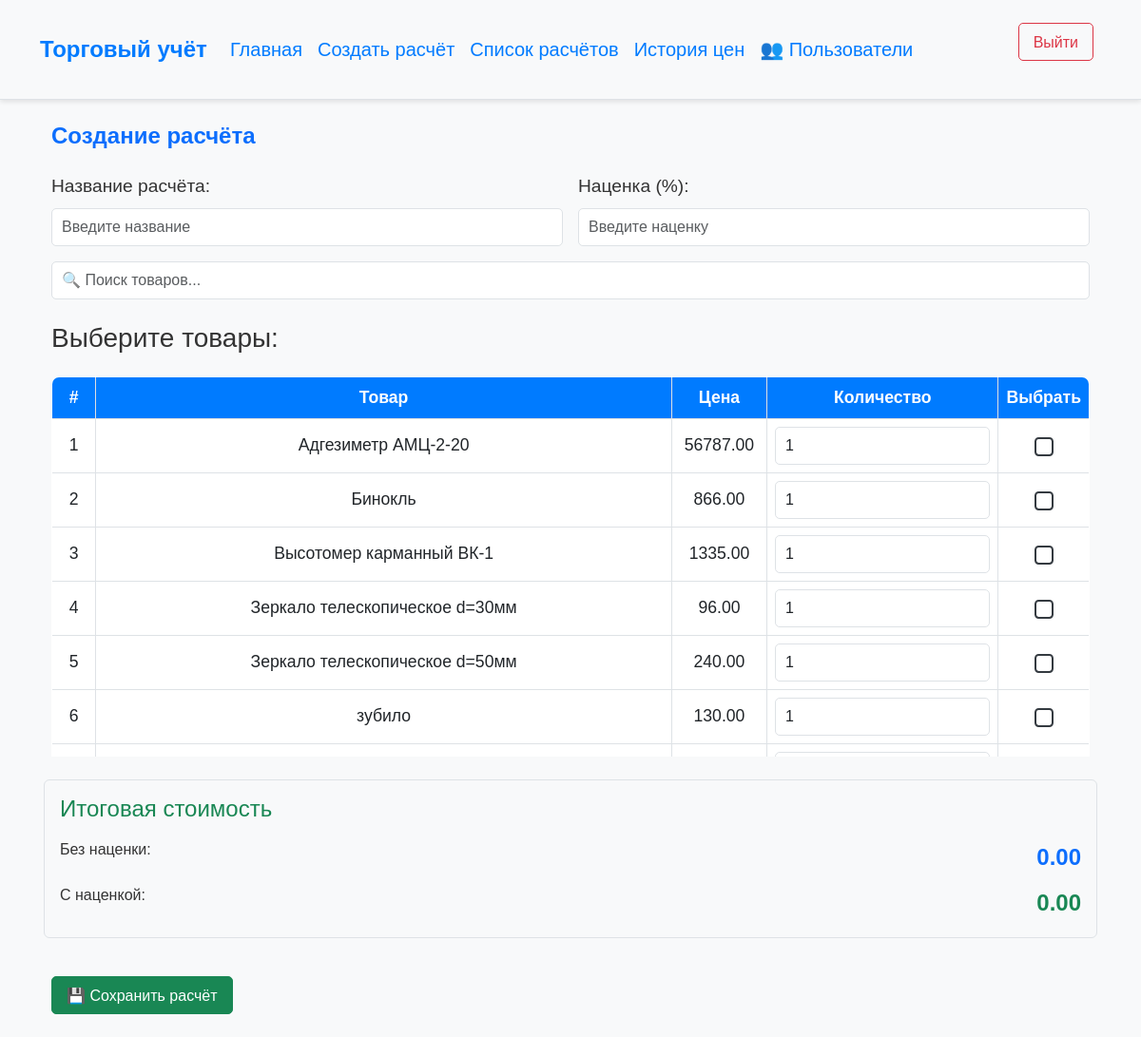
The page /calculations/create/ (signed in) on the database its author committed.
### trades/models.py (models this page shows, shortened)
class Item(models.Model):
    name = models.CharField(max_length=255, unique=True)
    price = models.DecimalField(max_digits=10, decimal_places=2)

### trades/views.py (the view, shortened to what this page needs)
# urls.py: path('calculations/create/', views.create_calculation, name='create_calculation'),
@login_required(login_url='/login/')
def create_calculation(request):
    search_query = request.GET.get('search', '')
    items = Item.objects.filter(name__icontains=search_query) if search_query else Item.objects.all()
    return render(request, "trades/create_calculation.html", {"items": items, "search_query": search_query})

### trades/templates/trades/create_calculation.html (shortened to what this page needs)
{% extends 'base.html' %}
{% block content %}
    <div class="container my-4">
        <h2 class="mb-4 text-primary">Создание расчёта</h2>
        <form method="post" id="calculation-form" class="row g-3">
            <div class="col-md-6">
                <label for="title" class="form-label">Название расчёта:</label>
                <input type="text" id="title" name="title" class="form-control" placeholder="Введите название" required>
            </div>
            <div class="col-md-6">
                <label for="markup" class="form-label">Наценка (%):</label>
                <input type="number" id="markup" name="markup" class="form-control"
                       step="{{ user_settings.markup_step }}"
                       placeholder="Введите наценку"
                       value="{{ user_settings.markup_step }}" required>
            </div>
            <div class="col-12 mt-3">
                <input type="text" id="search-input" class="form-control" placeholder="🔍 Поиск товаров...">
            </div>
            <h3 class="mt-4">Выберите товары:</h3>
            <div class="table-responsive" style="max-height: 400px; overflow-y: auto;">
                <table class="table table-bordered table-hover" id="calculation-table">
                    <thead class="table-light">
                    <tr>
                        <th>#</th>
                        <th>Товар</th>
                        <th>Цена</th>
                        <th>Количество</th>
                        <th class="text-center">Выбрать</th>
                    </tr>
                    </thead>
                    <tbody>
                    {% for item in items %}
                        <tr id="item-{{ item.id }}">
                            <td>{{ forloop.counter }}</td>
                            <td class="item-name">{{ item.name }}</td>
                            <td class="item-price">{{ item.price }}</td>
                            <td>
                                <input type="number" name="quantity_{{ item.id }}" value="1" min="1"
                                       class="form-control quantity-input">
                            </td>
                            <td class="text-center">
                                <input type="checkbox" name="items" value="{{ item.id }}"
                                       class="form-check-input item-checkbox">
                            </td>
                        </tr>
                    {% endfor %}
                    </tbody>
                </table>
            </div>
            <div class="col-12 my-4 p-3 rounded bg-light border">
                <h4 class="text-success">Итоговая стоимость</h4>
                <div class="d-flex justify-content-between align-items-center mt-3">
                    <p>Без наценки:</p>
                    <span id="total-without-markup" class="fs-4 fw-bold text-primary">0.00</span>
                </div>
                <div class="d-flex justify-content-between align-items-center mt-2">
                    <p>С наценкой:</p>
                    <span id="total-with-markup" class="fs-4 fw-bold text-success">0.00</span>
                </div>
            </div>
            <div class="col-12">
                <button type="submit" class="btn btn-success btn-lg">💾 Сохранить расчёт</button>
            </div>
        </form>
    </div>
{% endblock %}

### static/css/styles.css (style rules this page uses)
input[type="checkbox"] { border: 2px solid #343a40; width: 20px; height: 20px; appearance: none; cursor: pointer; }
body { font-family: "Arial", sans-serif; background-color: #f8f9fa; color: #333; }
.table { background: white; border: 1px solid #dee2e6; border-radius: 8px; overflow: hidden; width: 100%; border-collapse: collapse; }
.table th, .table td { font-size: 1.1rem; text-align: center; vertical-align: middle; }
.table th { background: #007bff; color: white; font-weight: bold; }
.form-label { font-size: 1.2rem; }
.form-control { font-size: 16px; padding: 10px; border-radius: 5px; }
form input, form select, form button { height: 40px; }
.btn { font-size: 16px; padding: 8px 15px; border-radius: 5px; }
table { width: 100%; border-collapse: collapse; }
table tbody tr { height: 50px; }
h2 { font-size: 24px; font-weight: bold; margin-bottom: 15px; }

### rows shown on the page
Item: name "Адгезиметр АМЦ-2-20", price "56787.00"
Item: name "Бинокль", price "866.00"
Item: name "Высотомер карманный ВК-1", price "1335.00"
Item: name "Зеркало телескопическое d=30мм", price "96.00"
Item: name "Зеркало телескопическое d=50мм", price "240.00"
Item: name "зубило", price "130.00"
